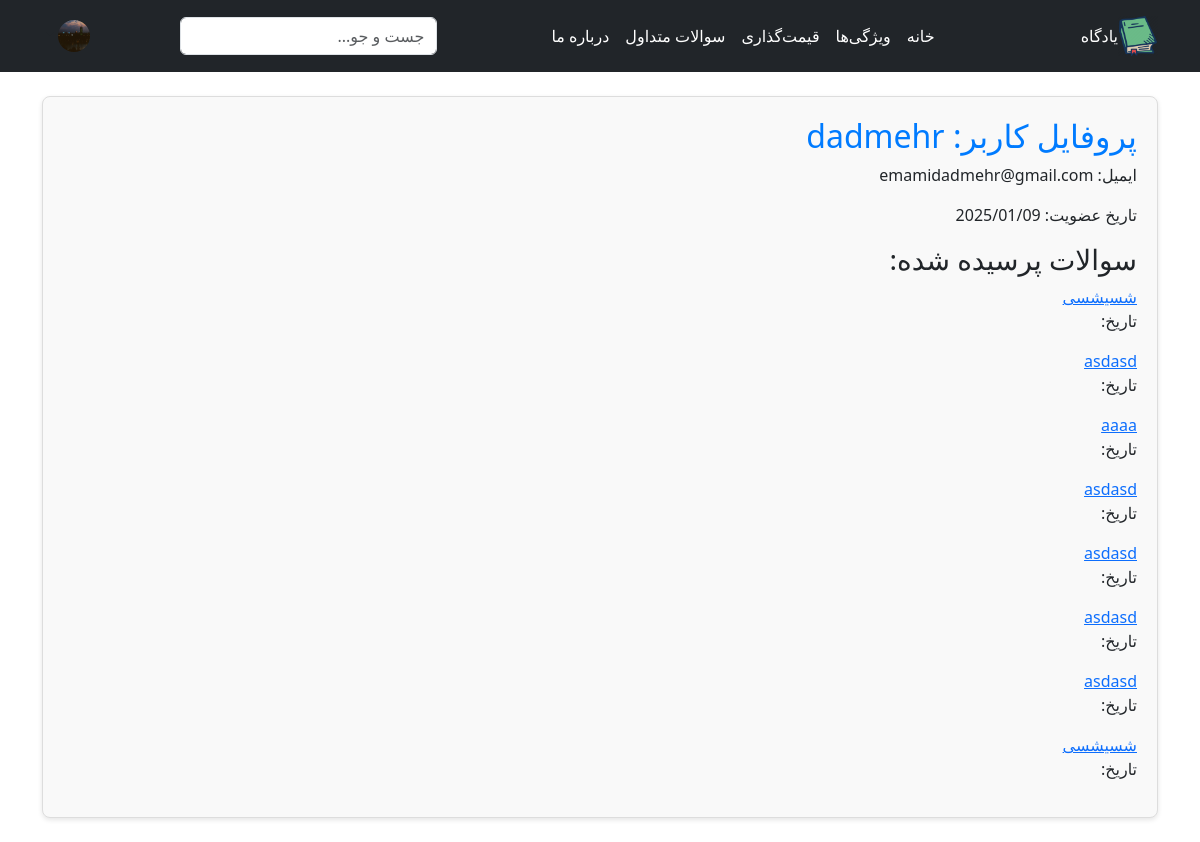
Screenshot of /profile/dadmehr/ (signed in) with the database file from the repository.
### home/models.py (models this page shows, shortened)
class UserProfile(models.Model):
    user = models.OneToOneField(User, on_delete=models.CASCADE)
    first_name = models.CharField(max_length=30, blank=True)
    last_name = models.CharField(max_length=30, blank=True)
    avatar = models.ImageField(upload_to='avatars/', blank=True, null=True)

class Question(models.Model):
    title = models.CharField(max_length=255)
    content = models.TextField()
    created_at = models.DateTimeField(auto_now_add=True)
    user = models.ForeignKey(User, on_delete=models.CASCADE, related_name="questions")

### home/views.py (the view)
# urls.py: path('profile/<str:username>/', user_profile, name='user_profile'),
def user_profile(request, username):
    user = get_object_or_404(User, username=username)
    questions = user.questions.all()  # سؤالات پرسیده شده توسط کاربر
    return render(request, 'user_profile.html', {'profile_user': user, 'questions': questions})

### home/templatetags/custom_filters.py (called while the page is built)
@register.filter
def jalali_date(value):
    if value:
        return jdatetime.date.fromgregorian(date=value).strftime("%d %B")
    return value

### home/templates/user_profile.html (shortened to what this page needs)
{% extends 'base.html' %}
{% load custom_filters %}
{% block content %}
    <div class="user-profile">
        <h2>پروفایل کاربر: {{ profile_user.username }}</h2>
        <p>ایمیل: {{ profile_user.email }}</p>
        <p>تاریخ عضویت: {{ profile_user.date_joined|date:"Y/m/d" }}</p>
        <h3>سوالات پرسیده شده:</h3>
        {% if questions %}
            <ul>
                {% for question in questions %}
                    <li>
                        <a href="{% url 'question_detail' question.id %}">{{ question.title }}</a>
                        <p>تاریخ: {{ question.created_at|jalali_date }}</p>
                    </li>
                {% endfor %}
            </ul>
        {% else %}
            <p>این کاربر هنوز سوالی نپرسیده است.</p>
        {% endif %}
    </div>
{% endblock %}

### home/templates/base.html (shortened to what this page needs)
<!DOCTYPE html>
<html lang="fa">
<head>
    {% load static %}
    {% load bootstrap5 %}
    {% bootstrap_css %}
</head>
<body dir="rtl">
    <header class="p-3 bg-dark text-white">
        <div class="container">
            <div class="d-flex flex-wrap align-items-center justify-content-between">
                <a href="/" class="d-flex align-items-center mb-2 mb-lg-0 text-white text-decoration-none">
                    <img src="{% static 'favicon.ico' %}" alt="یادگاه لوگو" width="40" height="40">
                    <span class="ms-2">یادگاه</span>
                </a>
                <ul class="nav col-12 col-lg-auto mb-2 mb-lg-0 justify-content-center">
                    <li><a href="#" class="nav-link px-2 text-white">خانه</a></li>
                    <li><a href="#" class="nav-link px-2 text-white">ویژگی‌ها</a></li>
                    <li><a href="#" class="nav-link px-2 text-white">قیمت‌گذاری</a></li>
                    <li><a href="#" class="nav-link px-2 text-white">سوالات متداول</a></li>
                    <li><a href="#" class="nav-link px-2 text-white">درباره ما</a></li>
                </ul>
                <form class="col-12 col-lg-auto mb-3 mb-lg-0 me-lg-3">
                    <input type="search" class="form-control form-control-dark" placeholder="جست و جو..." aria-label="جست و جو">
                </form>
                <div class="text-end">
                    {% if user.is_authenticated %}
                        <a href="#" class="d-block link-dark text-decoration-none dropdown-toggle" id="dropdownUser1" data-bs-toggle="dropdown" aria-expanded="false">
                            {% if user.userprofile.avatar %}
                                <img src="{{ user.userprofile.avatar.url }}" alt="{{ user.username }}'s avatar" width="32" height="32" class="rounded-circle">
                            {% else %}
                                <img src="{% static 'profile_picture.jpg' %}" alt="default avatar" width="32" height="32" class="rounded-circle">
                            {% endif %}
                        </a>
                    {% else %}
                        <a href="{% url 'login' %}" class="btn btn-outline-light me-2">ورود</a>
                        <a href="{% url 'signup' %}" class="btn btn-warning">ثبت‌نام</a>
                    {% endif %}
                </div>
            </div>
        </div>
    </header>
    <div class="container my-4">
        {% block content %}
        {% endblock %}
    </div>
</body>
</html>

### home/templates/user_profile.html (style rules this page uses)
.user-profile { border: 1px solid #ddd; padding: 20px; border-radius: 8px; background-color: #f9f9f9; box-shadow: 0 2px 5px rgba(0, 0, 0, 0.1); }
.user-profile h2 { color: #007bff; }
.user-profile ul { list-style-type: none; padding: 0; }
.user-profile li { margin-bottom: 10px; }

### rows the page displays
Question: title "شسیشسی"
Question: title "asdasd"
Question: title "aaaa"
Question: title "asdasd"
Question: title "asdasd"
Question: title "asdasd"
Question: title "asdasd"
Question: title "شسیشسی"

### other values shown
{{ profile_user.username }} "dadmehr"
{{ profile_user.email }} "emamidadmehr@gmail.com"
{{ profile_user.date_joined|date:"Y/m/d" }} "2025/01/09"
